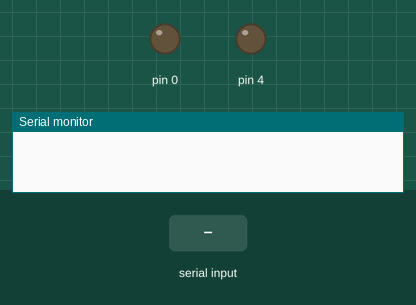
The sketch below on a simulated Arduino Uno, built with avr-gcc and run on an emulated ATmega328P. Shown: output pins drawn as LEDs (lit = HIGH), the last lines printed to the serial monitor. Inputs (shaded band) come from the test bench. The modem accepts every AT command (registered, SIM ready, sends succeed) and sends nothing else.

Above: at 0.1 s.
At 1.5 s:
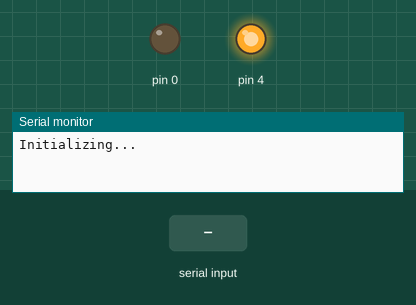
1.6 s: "1" received over the second serial link
Timing chart, 0 to 4.6 s (numbered marks = the images above; inputs shaded):
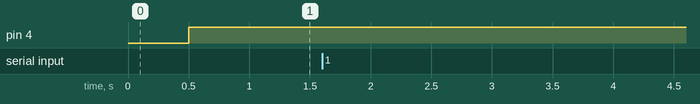

The sketch:

firmware.ino
```cpp
#include <SoftwareSerial.h>
SoftwareSerial mySerial(3, 2);

int raw = 0;
float temp = 0;

void setup() {
  pinMode( A0, INPUT );
  pinMode( 0, OUTPUT );
  pinMode( 4, OUTPUT );

}

void loop() {
  updateSerial();
  raw = analogRead(A0);
  temp = ( raw / 1023.0 ) * 5.0 * 1000 / 10;
  if (temp > 60) {
    digitalWrite(4, HIGH);
    Serial.begin(19200);
    mySerial.begin(19200);
    Serial.println("Initializing...");
    delay(1000);

    mySerial.println("AT");
    updateSerial();

    mySerial.println("AT+CMGF=1");
    updateSerial();
    mySerial.println("AT+CMGS=\"+7908180****\"");
    updateSerial();
    mySerial.print("Temperature is BIG. Begin chill!");
    updateSerial();
    mySerial.write(26);
    delay(30000);
  }
  else
    digitalWrite(4, LOW);
  if (temp < 50) {
    digitalWrite(0, HIGH);
    mySerial.begin(19200);
    delay(1000);

    mySerial.println("AT");
    updateSerial();

    mySerial.println("AT+CMGF=1");
    updateSerial();
    mySerial.println("AT+CMGS=\"+7908180****\"");
    updateSerial();
    mySerial.print("Temperature is low. Start heating!");
    updateSerial();
    mySerial.write(26);
    delay(30000);
  }
  else
    digitalWrite(0, LOW);
}

void updateSerial()
{
  delay(500);
  while (Serial.available())
  {
    mySerial.write(Serial.read());
  }
  while (mySerial.available())
  {
    Serial.write(mySerial.read());
  }
}
```
